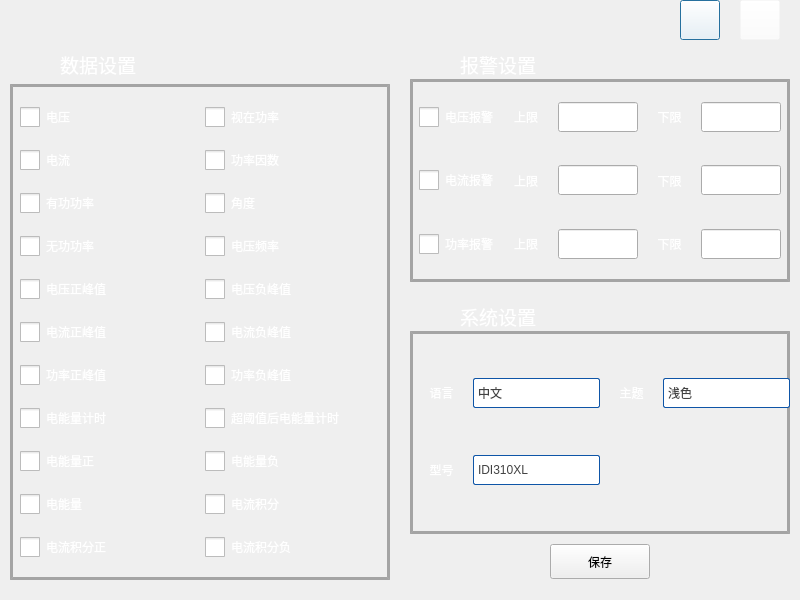
<?xml version="1.0" encoding="UTF-8"?>
<ui version="4.0">
 <class>SettingDialog</class>
 <widget class="QDialog" name="SettingDialog">
  <property name="geometry">
   <rect>
    <x>0</x>
    <y>0</y>
    <width>800</width>
    <height>600</height>
   </rect>
  </property>
  <property name="windowTitle">
   <string>Dialog</string>
  </property>
  <property name="styleSheet">
   <string notr="true">QDialog{
border-image: url(:/res/img/bg/bg10.jpg);
border-radius: 10px;
}
QLabel{
font: 75 14pt &quot;黑体&quot;;
	color: rgb(255, 255, 255);
}

QCheckBox{
color: rgb(255, 255, 255);
font: 75 14pt &quot;黑体&quot;;
}
QCheckBox::indicator{
width: 20px;
height: 20px;
}
QCheckBox::indicator:checked {
border-image: url(:/res/img/check1l.png);
}
QCheckBox::indicator:unchecked {
border-image: url(:/res/img/checkl.png);
}
QLineEdit{
border-image: url(:/res/img/lineedit.png);
font: 75 14pt &quot;黑体&quot;;
}

QLineEdit:hover{
border-image: url(:/res/img/lineedithover.png);
}

QComboBox{
color: #424242;
font: 75 12pt &quot;黑体&quot;;
border: 1px solid #0E55A7;
border-radius: 2px;
}
QComboBox::down-arrow{
	border-image: url(:/res/img/downarrl.png);
	width: 15px;
      border:none;
}
QComboBox::drop-down {
      subcontrol-origin: padding;
      width: 30px;
      border:none;

}
QComboBox QAbstractItemView{
background:rgba(255,255,255,1);
    border:1px solid #0E55A7;
}</string>
  </property>
  <layout class="QVBoxLayout" name="verticalLayout" stretch="1,15">
   <property name="spacing">
    <number>0</number>
   </property>
   <property name="leftMargin">
    <number>0</number>
   </property>
   <property name="topMargin">
    <number>0</number>
   </property>
   <property name="rightMargin">
    <number>0</number>
   </property>
   <property name="bottomMargin">
    <number>10</number>
   </property>
   <item>
    <widget class="QWidget" name="widget" native="true">
     <property name="styleSheet">
      <string notr="true">#minBtn{
	border-image: url(:/res/img/mins.png);
	background-color: rgba(255, 255, 255, 0);
}
#minBtn:hover{
	border-image: url(:/res/img/nins1.png);
}

#closeBtn{
	border-image: url(:/res/img/closes.png);
	background-color: rgba(255, 255, 255, 0);
}
#closeBtn:hover{
	border-image: url(:/res/img/closes1.png);
}</string>
     </property>
     <layout class="QHBoxLayout" name="horizontalLayout_8">
      <property name="spacing">
       <number>20</number>
      </property>
      <property name="leftMargin">
       <number>0</number>
      </property>
      <property name="topMargin">
       <number>0</number>
      </property>
      <property name="rightMargin">
       <number>20</number>
      </property>
      <property name="bottomMargin">
       <number>0</number>
      </property>
      <item>
       <spacer name="horizontalSpacer">
        <property name="orientation">
         <enum>Qt::Horizontal</enum>
        </property>
        <property name="sizeHint" stdset="0">
         <size>
          <width>687</width>
          <height>20</height>
         </size>
        </property>
       </spacer>
      </item>
      <item>
       <widget class="QPushButton" name="minBtn">
        <property name="minimumSize">
         <size>
          <width>40</width>
          <height>40</height>
         </size>
        </property>
        <property name="maximumSize">
         <size>
          <width>16777215</width>
          <height>16777215</height>
         </size>
        </property>
        <property name="text">
         <string/>
        </property>
       </widget>
      </item>
      <item>
       <widget class="QPushButton" name="closeBtn">
        <property name="minimumSize">
         <size>
          <width>40</width>
          <height>40</height>
         </size>
        </property>
        <property name="maximumSize">
         <size>
          <width>16777215</width>
          <height>16777215</height>
         </size>
        </property>
        <property name="text">
         <string/>
        </property>
       </widget>
      </item>
     </layout>
    </widget>
   </item>
   <item>
    <widget class="QWidget" name="widget_2" native="true">
     <layout class="QHBoxLayout" name="horizontalLayout" stretch="1,1">
      <property name="spacing">
       <number>0</number>
      </property>
      <property name="leftMargin">
       <number>0</number>
      </property>
      <property name="topMargin">
       <number>0</number>
      </property>
      <property name="rightMargin">
       <number>0</number>
      </property>
      <property name="bottomMargin">
       <number>0</number>
      </property>
      <item>
       <widget class="QWidget" name="widget_3" native="true">
        <layout class="QVBoxLayout" name="verticalLayout_3" stretch="1,21">
         <property name="spacing">
          <number>5</number>
         </property>
         <property name="leftMargin">
          <number>10</number>
         </property>
         <property name="topMargin">
          <number>10</number>
         </property>
         <property name="rightMargin">
          <number>10</number>
         </property>
         <property name="bottomMargin">
          <number>10</number>
         </property>
         <item>
          <widget class="QWidget" name="widget_7" native="true">
           <layout class="QHBoxLayout" name="horizontalLayout_2">
            <property name="spacing">
             <number>0</number>
            </property>
            <property name="leftMargin">
             <number>50</number>
            </property>
            <property name="topMargin">
             <number>0</number>
            </property>
            <property name="rightMargin">
             <number>0</number>
            </property>
            <property name="bottomMargin">
             <number>0</number>
            </property>
            <item>
             <widget class="QLabel" name="label">
              <property name="font">
               <font>
                <family>黑体</family>
                <pointsize>14</pointsize>
                <weight>9</weight>
                <italic>false</italic>
                <bold>false</bold>
               </font>
              </property>
              <property name="text">
               <string>数据设置</string>
              </property>
             </widget>
            </item>
           </layout>
          </widget>
         </item>
         <item>
          <widget class="QWidget" name="widget_8" native="true">
           <property name="styleSheet">
            <string notr="true">#widget_8{
border:3px solid rgba(0, 0, 0, 80);
}
/*border-style: dotted;
border-radius: 10, 10, 10, 10;
*/</string>
           </property>
           <layout class="QGridLayout" name="gridLayout">
            <property name="leftMargin">
             <number>10</number>
            </property>
            <property name="topMargin">
             <number>0</number>
            </property>
            <property name="rightMargin">
             <number>0</number>
            </property>
            <property name="bottomMargin">
             <number>0</number>
            </property>
            <property name="spacing">
             <number>0</number>
            </property>
            <item row="5" column="1">
             <widget class="QCheckBox" name="checkBox12">
              <property name="text">
               <string>电流负峰值</string>
              </property>
             </widget>
            </item>
            <item row="6" column="0">
             <widget class="QCheckBox" name="checkBox13">
              <property name="text">
               <string>功率正峰值</string>
              </property>
             </widget>
            </item>
            <item row="6" column="1">
             <widget class="QCheckBox" name="checkBox14">
              <property name="text">
               <string>功率负峰值</string>
              </property>
             </widget>
            </item>
            <item row="8" column="1">
             <widget class="QCheckBox" name="checkBox18">
              <property name="text">
               <string>电能量负</string>
              </property>
             </widget>
            </item>
            <item row="7" column="0">
             <widget class="QCheckBox" name="checkBox15">
              <property name="text">
               <string>电能量计时</string>
              </property>
             </widget>
            </item>
            <item row="5" column="0">
             <widget class="QCheckBox" name="checkBox11">
              <property name="text">
               <string>电流正峰值</string>
              </property>
             </widget>
            </item>
            <item row="4" column="0">
             <widget class="QCheckBox" name="checkBox9">
              <property name="text">
               <string>电压正峰值</string>
              </property>
             </widget>
            </item>
            <item row="4" column="1">
             <widget class="QCheckBox" name="checkBox10">
              <property name="text">
               <string>电压负峰值</string>
              </property>
             </widget>
            </item>
            <item row="7" column="1">
             <widget class="QCheckBox" name="checkBox16">
              <property name="text">
               <string>超阈值后电能量计时</string>
              </property>
             </widget>
            </item>
            <item row="0" column="0">
             <widget class="QCheckBox" name="checkBox">
              <property name="text">
               <string>电压</string>
              </property>
             </widget>
            </item>
            <item row="0" column="1">
             <widget class="QCheckBox" name="checkBox5">
              <property name="text">
               <string>视在功率</string>
              </property>
             </widget>
            </item>
            <item row="1" column="0">
             <widget class="QCheckBox" name="checkBox2">
              <property name="text">
               <string>电流</string>
              </property>
             </widget>
            </item>
            <item row="1" column="1">
             <widget class="QCheckBox" name="checkBox6">
              <property name="text">
               <string>功率因数</string>
              </property>
             </widget>
            </item>
            <item row="2" column="1">
             <widget class="QCheckBox" name="checkBox7">
              <property name="text">
               <string>角度</string>
              </property>
             </widget>
            </item>
            <item row="3" column="1">
             <widget class="QCheckBox" name="checkBox8">
              <property name="text">
               <string>电压频率</string>
              </property>
             </widget>
            </item>
            <item row="2" column="0">
             <widget class="QCheckBox" name="checkBox3">
              <property name="text">
               <string>有功功率</string>
              </property>
             </widget>
            </item>
            <item row="3" column="0">
             <widget class="QCheckBox" name="checkBox4">
              <property name="text">
               <string>无功功率</string>
              </property>
             </widget>
            </item>
            <item row="9" column="1">
             <widget class="QCheckBox" name="checkBox20">
              <property name="text">
               <string>电流积分</string>
              </property>
             </widget>
            </item>
            <item row="8" column="0">
             <widget class="QCheckBox" name="checkBox17">
              <property name="text">
               <string>电能量正</string>
              </property>
             </widget>
            </item>
            <item row="9" column="0">
             <widget class="QCheckBox" name="checkBox19">
              <property name="text">
               <string>电能量</string>
              </property>
             </widget>
            </item>
            <item row="10" column="0">
             <widget class="QCheckBox" name="checkBox21">
              <property name="text">
               <string>电流积分正</string>
              </property>
             </widget>
            </item>
            <item row="10" column="1">
             <widget class="QCheckBox" name="checkBox22">
              <property name="text">
               <string>电流积分负</string>
              </property>
             </widget>
            </item>
           </layout>
          </widget>
         </item>
        </layout>
       </widget>
      </item>
      <item>
       <widget class="QWidget" name="widget_4" native="true">
        <layout class="QVBoxLayout" name="verticalLayout_2" stretch="7,7,1">
         <property name="spacing">
          <number>0</number>
         </property>
         <property name="leftMargin">
          <number>0</number>
         </property>
         <property name="topMargin">
          <number>0</number>
         </property>
         <property name="rightMargin">
          <number>0</number>
         </property>
         <property name="bottomMargin">
          <number>10</number>
         </property>
         <item>
          <widget class="QWidget" name="widget_5" native="true">
           <layout class="QVBoxLayout" name="verticalLayout_4" stretch="1,7">
            <property name="spacing">
             <number>0</number>
            </property>
            <property name="leftMargin">
             <number>10</number>
            </property>
            <property name="topMargin">
             <number>10</number>
            </property>
            <property name="rightMargin">
             <number>10</number>
            </property>
            <property name="bottomMargin">
             <number>10</number>
            </property>
            <item>
             <widget class="QWidget" name="widget_9" native="true">
              <layout class="QHBoxLayout" name="horizontalLayout_3">
               <property name="spacing">
                <number>0</number>
               </property>
               <property name="leftMargin">
                <number>50</number>
               </property>
               <property name="topMargin">
                <number>0</number>
               </property>
               <property name="rightMargin">
                <number>0</number>
               </property>
               <property name="bottomMargin">
                <number>0</number>
               </property>
               <item>
                <widget class="QLabel" name="label_4">
                 <property name="font">
                  <font>
                   <family>黑体</family>
                   <pointsize>14</pointsize>
                   <weight>9</weight>
                   <italic>false</italic>
                   <bold>false</bold>
                  </font>
                 </property>
                 <property name="text">
                  <string>报警设置</string>
                 </property>
                </widget>
               </item>
              </layout>
             </widget>
            </item>
            <item>
             <widget class="QWidget" name="widget_10" native="true">
              <property name="styleSheet">
               <string notr="true">#widget_10{
border:3px solid rgba(0, 0, 0, 80);
}</string>
              </property>
              <layout class="QVBoxLayout" name="verticalLayout_6">
               <item>
                <widget class="QWidget" name="widget_13" native="true">
                 <layout class="QHBoxLayout" name="horizontalLayout_5" stretch="1,1,1,1,1">
                  <property name="spacing">
                   <number>0</number>
                  </property>
                  <property name="leftMargin">
                   <number>0</number>
                  </property>
                  <property name="topMargin">
                   <number>0</number>
                  </property>
                  <property name="rightMargin">
                   <number>0</number>
                  </property>
                  <property name="bottomMargin">
                   <number>0</number>
                  </property>
                  <item>
                   <widget class="QCheckBox" name="checkBox_9">
                    <property name="text">
                     <string>电压报警</string>
                    </property>
                   </widget>
                  </item>
                  <item>
                   <widget class="QLabel" name="label_2">
                    <property name="text">
                     <string>上限</string>
                    </property>
                    <property name="alignment">
                     <set>Qt::AlignCenter</set>
                    </property>
                   </widget>
                  </item>
                  <item>
                   <widget class="QLineEdit" name="lineEdit">
                    <property name="minimumSize">
                     <size>
                      <width>80</width>
                      <height>30</height>
                     </size>
                    </property>
                   </widget>
                  </item>
                  <item>
                   <widget class="QLabel" name="label_7">
                    <property name="text">
                     <string>下限</string>
                    </property>
                    <property name="alignment">
                     <set>Qt::AlignCenter</set>
                    </property>
                   </widget>
                  </item>
                  <item>
                   <widget class="QLineEdit" name="lineEdit_2">
                    <property name="minimumSize">
                     <size>
                      <width>80</width>
                      <height>30</height>
                     </size>
                    </property>
                   </widget>
                  </item>
                 </layout>
                </widget>
               </item>
               <item>
                <widget class="QWidget" name="widget_14" native="true">
                 <layout class="QHBoxLayout" name="horizontalLayout_6" stretch="1,1,1,1,1">
                  <property name="spacing">
                   <number>0</number>
                  </property>
                  <property name="leftMargin">
                   <number>0</number>
                  </property>
                  <property name="topMargin">
                   <number>0</number>
                  </property>
                  <property name="rightMargin">
                   <number>0</number>
                  </property>
                  <property name="bottomMargin">
                   <number>0</number>
                  </property>
                  <item>
                   <widget class="QCheckBox" name="checkBox_10">
                    <property name="text">
                     <string>电流报警</string>
                    </property>
                   </widget>
                  </item>
                  <item>
                   <widget class="QLabel" name="label_3">
                    <property name="text">
                     <string>上限</string>
                    </property>
                    <property name="alignment">
                     <set>Qt::AlignCenter</set>
                    </property>
                   </widget>
                  </item>
                  <item>
                   <widget class="QLineEdit" name="lineEdit_4">
                    <property name="minimumSize">
                     <size>
                      <width>80</width>
                      <height>30</height>
                     </size>
                    </property>
                   </widget>
                  </item>
                  <item>
                   <widget class="QLabel" name="label_8">
                    <property name="text">
                     <string>下限</string>
                    </property>
                    <property name="alignment">
                     <set>Qt::AlignCenter</set>
                    </property>
                   </widget>
                  </item>
                  <item>
                   <widget class="QLineEdit" name="lineEdit_3">
                    <property name="minimumSize">
                     <size>
                      <width>80</width>
                      <height>30</height>
                     </size>
                    </property>
                   </widget>
                  </item>
                 </layout>
                </widget>
               </item>
               <item>
                <widget class="QWidget" name="widget_15" native="true">
                 <layout class="QHBoxLayout" name="horizontalLayout_7" stretch="1,1,1,1,1">
                  <property name="spacing">
                   <number>0</number>
                  </property>
                  <property name="leftMargin">
                   <number>0</number>
                  </property>
                  <property name="topMargin">
                   <number>0</number>
                  </property>
                  <property name="rightMargin">
                   <number>0</number>
                  </property>
                  <property name="bottomMargin">
                   <number>0</number>
                  </property>
                  <item>
                   <widget class="QCheckBox" name="checkBox_11">
                    <property name="text">
                     <string>功率报警</string>
                    </property>
                   </widget>
                  </item>
                  <item>
                   <widget class="QLabel" name="label_6">
                    <property name="text">
                     <string>上限</string>
                    </property>
                    <property name="alignment">
                     <set>Qt::AlignCenter</set>
                    </property>
                   </widget>
                  </item>
                  <item>
                   <widget class="QLineEdit" name="lineEdit_6">
                    <property name="minimumSize">
                     <size>
                      <width>80</width>
                      <height>30</height>
                     </size>
                    </property>
                   </widget>
                  </item>
                  <item>
                   <widget class="QLabel" name="label_9">
                    <property name="text">
                     <string>下限</string>
                    </property>
                    <property name="alignment">
                     <set>Qt::AlignCenter</set>
                    </property>
                   </widget>
                  </item>
                  <item>
                   <widget class="QLineEdit" name="lineEdit_5">
                    <property name="minimumSize">
                     <size>
                      <width>80</width>
                      <height>30</height>
                     </size>
                    </property>
                   </widget>
                  </item>
                 </layout>
                </widget>
               </item>
              </layout>
             </widget>
            </item>
           </layout>
          </widget>
         </item>
         <item>
          <widget class="QWidget" name="widget_6" native="true">
           <layout class="QVBoxLayout" name="verticalLayout_5" stretch="1,7">
            <property name="spacing">
             <number>0</number>
            </property>
            <property name="leftMargin">
             <number>10</number>
            </property>
            <property name="topMargin">
             <number>10</number>
            </property>
            <property name="rightMargin">
             <number>10</number>
            </property>
            <property name="bottomMargin">
             <number>10</number>
            </property>
            <item>
             <widget class="QWidget" name="widget_11" native="true">
              <layout class="QHBoxLayout" name="horizontalLayout_4">
               <property name="spacing">
                <number>0</number>
               </property>
               <property name="leftMargin">
                <number>50</number>
               </property>
               <property name="topMargin">
                <number>0</number>
               </property>
               <property name="rightMargin">
                <number>0</number>
               </property>
               <property name="bottomMargin">
                <number>0</number>
               </property>
               <item>
                <widget class="QLabel" name="label_5">
                 <property name="font">
                  <font>
                   <family>黑体</family>
                   <pointsize>14</pointsize>
                   <weight>9</weight>
                   <italic>false</italic>
                   <bold>false</bold>
                  </font>
                 </property>
                 <property name="text">
                  <string>系统设置</string>
                 </property>
                </widget>
               </item>
              </layout>
             </widget>
            </item>
            <item>
             <widget class="QWidget" name="widget_12" native="true">
              <property name="styleSheet">
               <string notr="true">#widget_12{
border:3px solid rgba(0, 0, 0, 80);
}</string>
              </property>
              <layout class="QGridLayout" name="gridLayout_2" rowstretch="1,1" columnstretch="1,2,1,2">
               <property name="leftMargin">
                <number>0</number>
               </property>
               <property name="topMargin">
                <number>0</number>
               </property>
               <property name="rightMargin">
                <number>0</number>
               </property>
               <property name="bottomMargin">
                <number>0</number>
               </property>
               <property name="spacing">
                <number>0</number>
               </property>
               <item row="0" column="0">
                <widget class="QLabel" name="label_10">
                 <property name="minimumSize">
                  <size>
                   <width>0</width>
                   <height>30</height>
                  </size>
                 </property>
                 <property name="text">
                  <string>语言</string>
                 </property>
                 <property name="alignment">
                  <set>Qt::AlignCenter</set>
                 </property>
                </widget>
               </item>
               <item row="0" column="1">
                <widget class="QComboBox" name="comboBox">
                 <property name="minimumSize">
                  <size>
                   <width>0</width>
                   <height>30</height>
                  </size>
                 </property>
                 <item>
                  <property name="text">
                   <string>中文</string>
                  </property>
                 </item>
                 <item>
                  <property name="text">
                   <string>English</string>
                  </property>
                 </item>
                </widget>
               </item>
               <item row="0" column="2">
                <widget class="QLabel" name="label_11">
                 <property name="minimumSize">
                  <size>
                   <width>0</width>
                   <height>30</height>
                  </size>
                 </property>
                 <property name="text">
                  <string>主题</string>
                 </property>
                 <property name="alignment">
                  <set>Qt::AlignCenter</set>
                 </property>
                </widget>
               </item>
               <item row="0" column="3">
                <widget class="QComboBox" name="comboBox_2">
                 <property name="minimumSize">
                  <size>
                   <width>0</width>
                   <height>30</height>
                  </size>
                 </property>
                 <item>
                  <property name="text">
                   <string>浅色</string>
                  </property>
                 </item>
                 <item>
                  <property name="text">
                   <string>深色</string>
                  </property>
                 </item>
                </widget>
               </item>
               <item row="1" column="0">
                <widget class="QLabel" name="label_12">
                 <property name="minimumSize">
                  <size>
                   <width>0</width>
                   <height>30</height>
                  </size>
                 </property>
                 <property name="text">
                  <string>型号</string>
                 </property>
                 <property name="alignment">
                  <set>Qt::AlignCenter</set>
                 </property>
                </widget>
               </item>
               <item row="1" column="1">
                <widget class="QComboBox" name="comboBox_3">
                 <property name="minimumSize">
                  <size>
                   <width>0</width>
                   <height>30</height>
                  </size>
                 </property>
                 <item>
                  <property name="text">
                   <string>IDI310XL</string>
                  </property>
                 </item>
                </widget>
               </item>
              </layout>
             </widget>
            </item>
           </layout>
          </widget>
         </item>
         <item>
          <widget class="QWidget" name="widget_16" native="true">
           <layout class="QHBoxLayout" name="horizontalLayout_9">
            <property name="spacing">
             <number>0</number>
            </property>
            <property name="leftMargin">
             <number>0</number>
            </property>
            <property name="topMargin">
             <number>0</number>
            </property>
            <property name="rightMargin">
             <number>0</number>
            </property>
            <property name="bottomMargin">
             <number>0</number>
            </property>
            <item>
             <widget class="QPushButton" name="saveBtn">
              <property name="maximumSize">
               <size>
                <width>100</width>
                <height>35</height>
               </size>
              </property>
              <property name="styleSheet">
               <string notr="true"/>
              </property>
              <property name="text">
               <string>保存</string>
              </property>
             </widget>
            </item>
           </layout>
          </widget>
         </item>
        </layout>
       </widget>
      </item>
     </layout>
    </widget>
   </item>
  </layout>
 </widget>
 <resources/>
 <connections/>
</ui>
